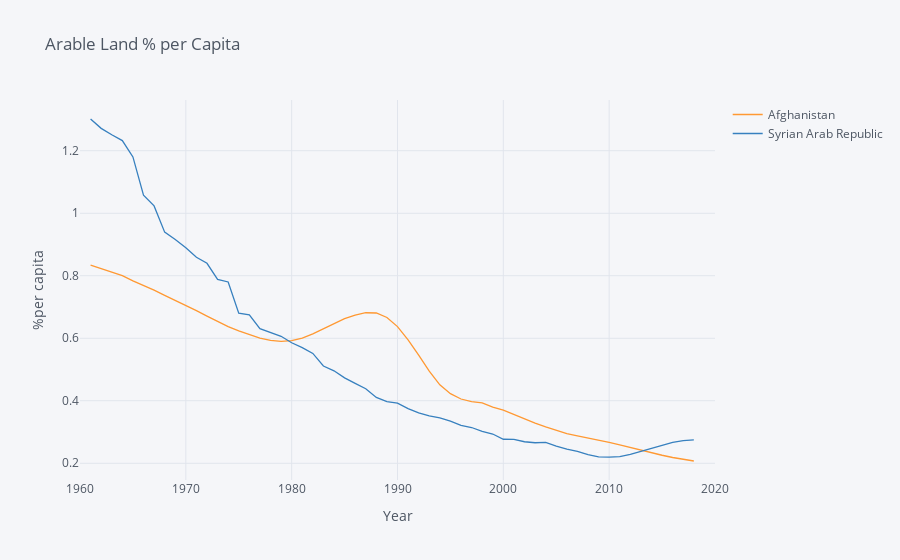

Notebook code cell kept with this figure:
### Code cell
vars = {"AG.LND.ARBL.HA.PC":"Arable Land"}
use=["SY","AFG"]
def fix_date_index(df):
    idx_vars = df.index.names
    new = df.reset_index()
    new.date = new.date.astype(int)
    return new.set_index(idx_vars)

cereals = fix_date_index(wbdata.get_dataframe(vars,country=use)).squeeze().unstack('country')

cereals.iplot(xTitle="Year",yTitle="%per capita",
              title="Arable Land % per Capita")

### Figure 1 — Plotly figure (JSON) as saved in the notebook; plotly's stock layout.template omitted (floating-point values rounded to 4 significant figures)
{"data": [{"line": {"color": "rgba(255, 153, 51, 1.0)", "dash": "solid", "shape": "linear", "width": 1.3}, "mode": "lines", "name": "Afghanistan", "text": "", "type": "scatter", "x": [1960, 1961, 1962, 1963, 1964, 1965, 1966, 1967, 1968, 1969, 1970, 1971, 1972, 1973, 1974, 1975, 1976, 1977, 1978, 1979, 1980, 1981, 1982, 1983, 1984, 1985, 1986, 1987, 1988, 1989, 1990, 1991, 1992, 1993, 1994, 1995, 1996, 1997, 1998, 1999, 2000, 2001, 2002, 2003, 2004, 2005, 2006, 2007, 2008, 2009, 2010, 2011, 2012, 2013, 2014, 2015, 2016, 2017, 2018, 2019, 2020], "y": ["", 0.8343, 0.8234, 0.8121, 0.8004, 0.7834, 0.77, 0.7542, 0.7374, 0.7215, 0.7043, 0.6884, 0.6708, 0.6532, 0.6372, 0.6234, 0.6111, 0.6005, 0.5929, 0.5898, 0.5922, 0.6005, 0.614, 0.6309, 0.6481, 0.6626, 0.674, 0.6816, 0.6808, 0.6664, 0.6373, 0.5948, 0.5461, 0.4947, 0.4511, 0.4226, 0.4056, 0.397, 0.393, 0.3794, 0.3697, 0.3556, 0.3397, 0.3282, 0.3161, 0.3042, 0.2949, 0.2876, 0.2811, 0.2745, 0.267, 0.2587, 0.25, 0.2412, 0.2329, 0.2256, 0.2184, 0.2121, 0.2072, "", ""]}, {"line": {"color": "rgba(55, 128, 191, 1.0)", "dash": "solid", "shape": "linear", "width": 1.3}, "mode": "lines", "name": "Syrian Arab Republic", "text": "", "type": "scatter", "x": [1960, 1961, 1962, 1963, 1964, 1965, 1966, 1967, 1968, 1969, 1970, 1971, 1972, 1973, 1974, 1975, 1976, 1977, 1978, 1979, 1980, 1981, 1982, 1983, 1984, 1985, 1986, 1987, 1988, 1989, 1990, 1991, 1992, 1993, 1994, 1995, 1996, 1997, 1998, 1999, 2000, 2001, 2002, 2003, 2004, 2005, 2006, 2007, 2008, 2009, 2010, 2011, 2012, 2013, 2014, 2015, 2016, 2017, 2018, 2019, 2020], "y": ["", 1.302, 1.272, 1.251, 1.233, 1.18, 1.058, 1.024, 0.9395, 0.9163, 0.8898, 0.8594, 0.8398, 0.7886, 0.7802, 0.6801, 0.6748, 0.6306, 0.6177, 0.6063, 0.5856, 0.5701, 0.5514, 0.5113, 0.4959, 0.4731, 0.4556, 0.4383, 0.4106, 0.3972, 0.3925, 0.3749, 0.3614, 0.3517, 0.3449, 0.3345, 0.3212, 0.3144, 0.3019, 0.2936, 0.2768, 0.2764, 0.2688, 0.2656, 0.2668, 0.2546, 0.245, 0.2383, 0.2274, 0.2202, 0.2194, 0.2211, 0.2282, 0.2381, 0.2492, 0.259, 0.2669, 0.2727, 0.2751, "", ""]}], "layout": {"legend": {"bgcolor": "#F5F6F9", "font": {"color": "#4D5663"}}, "paper_bgcolor": "#F5F6F9", "plot_bgcolor": "#F5F6F9", "title": {"font": {"color": "#4D5663"}, "text": "Arable Land % per Capita"}, "xaxis": {"gridcolor": "#E1E5ED", "showgrid": true, "tickfont": {"color": "#4D5663"}, "title": {"font": {"color": "#4D5663"}, "text": "Year"}, "zerolinecolor": "#E1E5ED"}, "yaxis": {"gridcolor": "#E1E5ED", "showgrid": true, "tickfont": {"color": "#4D5663"}, "title": {"font": {"color": "#4D5663"}, "text": "%per capita"}, "zerolinecolor": "#E1E5ED"}}}
